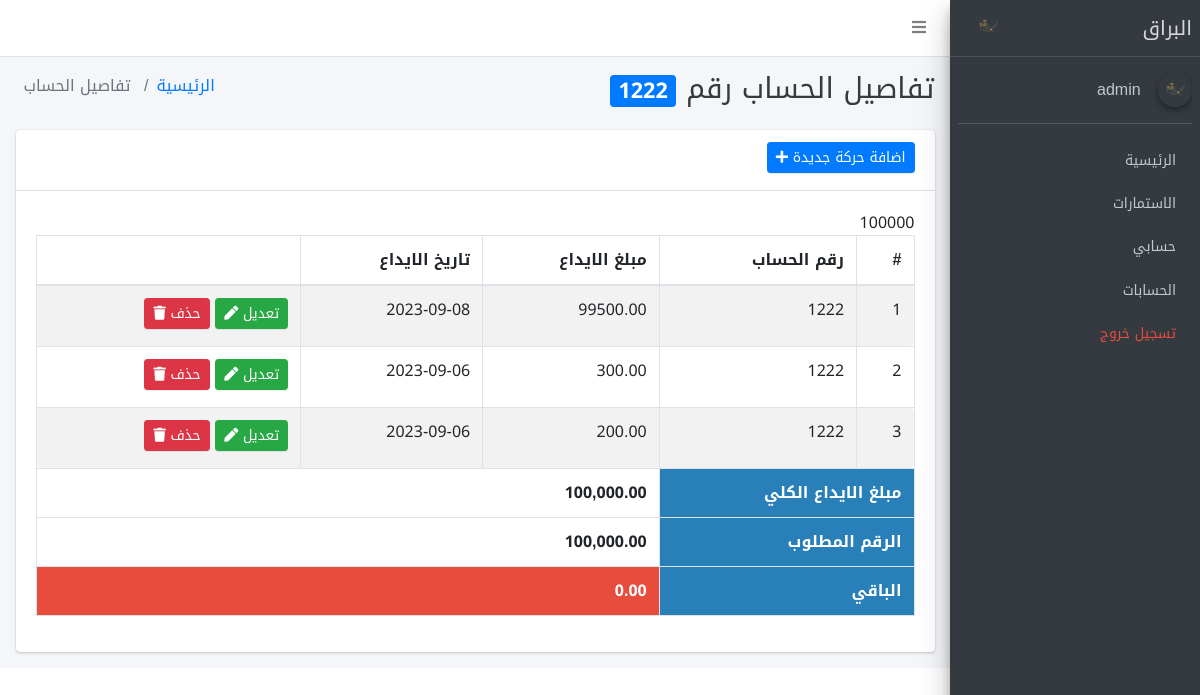
/admin/main.php?dir=acounts_details&page=report&account_id=2 (signed in), run on the app's committed database.
### tables this page shows
CREATE TABLE `accounts` (
  `id` int NOT NULL,
  `account_number` varchar(100) NOT NULL,
  `all_price` decimal(10,2) NOT NULL,
  `status` int NOT NULL DEFAULT '0'
);

CREATE TABLE `account_details` (
  `id` int NOT NULL,
  `account_id` int NOT NULL,
  `price_amount` decimal(10,2) NOT NULL,
  `price_date` varchar(200) NOT NULL
);

### admin/acounts_details/report.php (the view, shortened to what this page needs)
<?php
if (isset($_GET['account_id'])) {
    $account_id = $_GET['account_id'];
    $stmt = $connect->prepare("SELECT * FROM accounts WHERE id = ?");
    $stmt->execute(array($account_id));
    $account_data = $stmt->fetch();
    $count = $stmt->rowCount();
    if ($count > 0) {
        $account_number = $account_data['account_number'];
        $all_price = $account_data['all_price'];
    } else {
        header("Location:index");
    }
}
?>
<section class="content-header">
    <div class="container-fluid">
        <div class="row mb-2">
            <div class="col-sm-6">
                <h1 class="m-0 text-dark"> تفاصيل الحساب رقم <span class="badge badge-primary"> <?php echo $account_number; ?> </span> </h1>
            </div>
            <div class="col-sm-6">
                <ol class="breadcrumb float-sm-left">
                    <li class="breadcrumb-item"><a href="main.php?dir=dashboard&page=dashboard">الرئيسية</a></li>
                    <li class="breadcrumb-item active"> تفاصيل الحساب </li>
                </ol>
            </div>
        </div>
    </div>
</section>
<section class="content">
    <div class="container-fluid">
        <div class="row">
            <div class="col-12">
                <div class="card">
                    <div class="card-header">
                        <button type="button" class="btn btn-primary waves-effect btn-sm" data-toggle="modal" data-target="#add-Modal"> اضافة حركة جديدة <i class="fa fa-plus"></i> </button>
                    </div>
                    <div class="card-body">
                        <div class="table-responsive">
                            <table id="my_table" class="table table-striped table-bordered">
                                <thead>
                                    <tr>
                                        <th> # </th>
                                        <th> رقم الحساب </th>
                                        <th> مبلغ الايداع </th>
                                        <th> تاريخ الايداع </th>
                                        <th> </th>
                                    </tr>
                                </thead>
                                <tbody>
                                    <?php
                                    $stmt = $connect->prepare("SELECT * FROM account_details WHERE account_id = ? ORDER BY id DESC");
                                    $stmt->execute(array($account_id));
                                    $allrecord = $stmt->fetchAll();
                                    $i = 0;
                                    $total_paid_amount = 0;
                                    foreach ($allrecord as $record) {
                                        $i++;
                                    ?>
                                        <tr>
                                            <td> <?php echo $i; ?> </td>
                                            <td> <?php echo  $account_number ?> </td>
                                            <td> <?php echo  $record['price_amount']; ?> </td>
                                            <td> <?php echo  $record['price_date']; ?> </td>
                                            <td>
                                                <button type="button" class="btn btn-success btn-sm waves-effect" data-toggle="modal" data-target="#edit-Modal_<?php echo $record['id']; ?>"> تعديل <i class='fa fa-pen'></i> </button>
                                                <a href="main.php?dir=acounts_details&page=delete&request_id=<?php echo $record['id']; ?>" class="confirm btn btn-danger btn-sm"> حذف <i class='fa fa-trash'></i> </a>
                                            </td>
                                        </tr>
                                    <?php
                                        $total_paid_amount = $total_paid_amount + $record['price_amount'];
                                    }
                                    ?>
                                <tfoot>
                                    <tr>
                                        <th colspan="2" style="background-color: #2980b9; color:#fff"> مبلغ الايداع الكلي </th>
                                        <th colspan="3"> <?php echo number_format($total_paid_amount, 2)  ?> </th>
                                    </tr>
                                    <tr>
                                        <th colspan="2" style="background-color: #2980b9; color:#fff"> الرقم المطلوب </th>
                                        <th colspan="3"> <?php echo number_format($all_price, 2); ?> </th>
                                    </tr>
                                    <tr>
                                        <th colspan="2" style="background-color: #2980b9; color:#fff"> الباقي </th>
                                        <th colspan="3" style="background-color: #e74c3c; color:#fff">
                                            <?php
                                            $remind_amount = $all_price - $total_paid_amount;
                                            echo number_format($remind_amount, 2); ?> </th>
                                    </tr>
                                </tfoot>
                            </table>
                        </div>
                    </div>
                </div>
            </div>
        </div>
    </div>
</section>

### data on the page
accounts: account_number "1222", all_price "100,000.00", all_price "0.00"
account_details: account.account_number "1222", price_amount "99500.00", price_date "2023-09-08"
account_details: account.account_number "1222", price_amount "300.00", price_date "2023-09-06"
account_details: account.account_number "1222", price_amount "200.00", price_date "2023-09-06"

### other printed values
$_SESSION['admin_username'] "admin"
$total_paid_amount "100,000.00"
